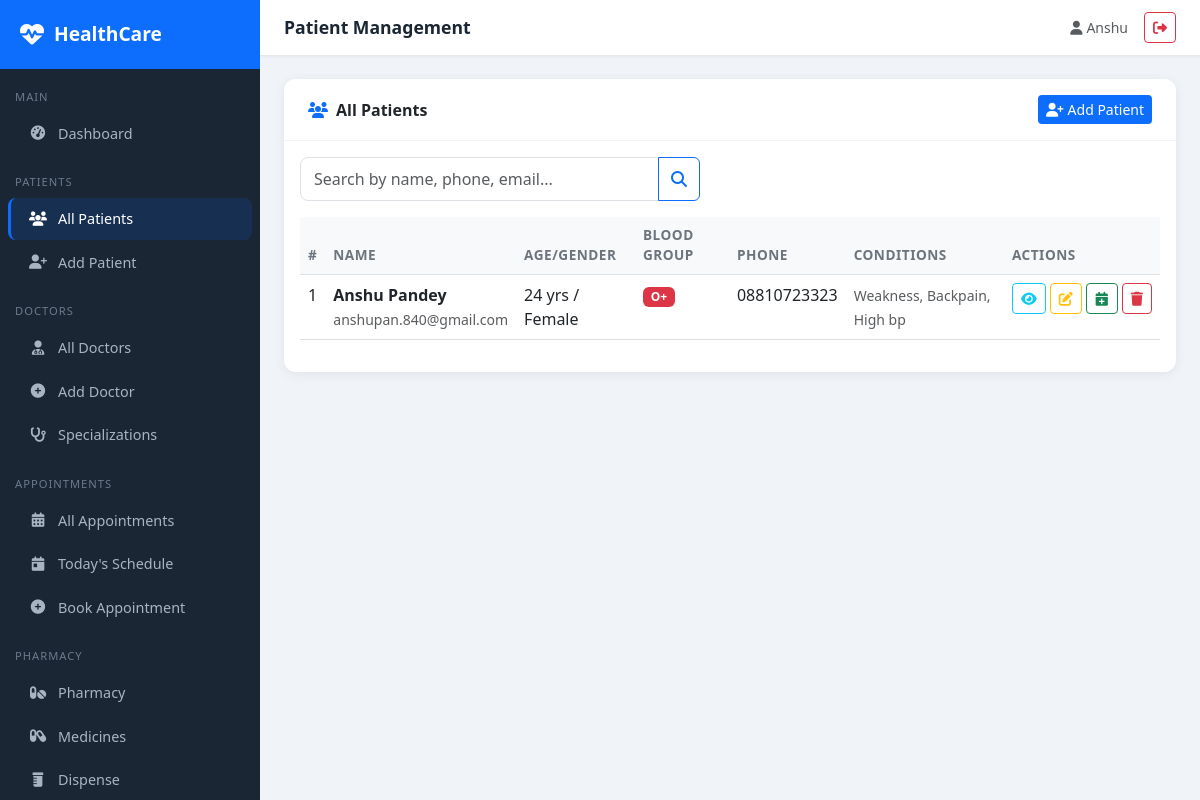
Screenshot of /patients/ (signed in) with the database file from the repository.
### patients/models.py (models this page shows, shortened)
class Patient(models.Model):
    BLOOD_GROUP_CHOICES = [
        ('A+', 'A+'), ('A-', 'A-'), ('B+', 'B+'), ('B-', 'B-'),
        ('O+', 'O+'), ('O-', 'O-'), ('AB+', 'AB+'), ('AB-', 'AB-'),
    ]
    GENDER_CHOICES = [('M', 'Male'), ('F', 'Female'), ('O', 'Other')]
    user = models.OneToOneField(User, on_delete=models.SET_NULL, null=True, blank=True)
    first_name = models.CharField(max_length=100)
    last_name = models.CharField(max_length=100)
    date_of_birth = models.DateField()
    gender = models.CharField(max_length=1, choices=GENDER_CHOICES)
    blood_group = models.CharField(max_length=3, choices=BLOOD_GROUP_CHOICES, blank=True)
    phone = models.CharField(max_length=15)
    email = models.EmailField(blank=True)
    address = models.TextField()
    emergency_contact_name = models.CharField(max_length=100, blank=True)
    emergency_contact_phone = models.CharField(max_length=15, blank=True)
    allergies = models.TextField(blank=True, help_text="List known allergies")
    chronic_conditions = models.TextField(blank=True)
    insurance_provider = models.CharField(max_length=100, blank=True)
    insurance_id = models.CharField(max_length=50, blank=True)
    created_at = models.DateTimeField(auto_now_add=True)
    updated_at = models.DateTimeField(auto_now=True)
    def __str__(self):
        return f"{self.first_name} {self.last_name}"
    @property
    def age(self):
        from datetime import date
        today = date.today()
        return today.year - self.date_of_birth.year - (
            (today.month, today.day) < (self.date_of_birth.month, self.date_of_birth.day)
        )

### patients/views.py (the view, shortened to what this page needs)
# urls.py: path('', views.patient_list, name='patient_list'),
@login_required
def patient_list(request):
    query = request.GET.get('q', '')
    patients = Patient.objects.all().order_by('-created_at')
    return render(request, 'patients/patient_list.html', {'patients': patients, 'query': query})

### templates/patients/patient_list.html (shortened to what this page needs)
{% extends 'base/base.html' %}
{% block page_title %}Patient Management{% endblock %}
{% block content %}
<div class="card">
    <div class="card-header py-3 px-4 d-flex justify-content-between align-items-center">
        <span><i class="fas fa-users text-primary me-2"></i>All Patients</span>
        <a href="{% url 'patient_create' %}" class="btn btn-primary btn-sm"><i class="fas fa-user-plus me-1"></i>Add Patient</a>
    </div>
    <div class="card-body">
        <form method="get" class="mb-3">
            <div class="input-group" style="max-width:400px">
                <input type="text" name="q" class="form-control" placeholder="Search by name, phone, email..." value="{{ query }}">
                <button class="btn btn-outline-primary" type="submit"><i class="fas fa-search"></i></button>
            </div>
        </form>
        <div class="table-responsive">
            <table class="table table-hover">
                <thead>
                    <tr><th>#</th><th>Name</th><th>Age/Gender</th><th>Blood Group</th><th>Phone</th><th>Conditions</th><th>Actions</th></tr>
                </thead>
                <tbody>
                {% for patient in patients %}
                <tr>
                    <td>{{ forloop.counter }}</td>
                    <td>
                        <a href="{% url 'patient_detail' patient.pk %}" class="text-decoration-none fw-semibold text-dark">{{ patient }}</a>
                        {% if patient.email %}<br><small class="text-muted">{{ patient.email }}</small>{% endif %}
                    </td>
                    <td>{{ patient.age }} yrs / {{ patient.get_gender_display }}</td>
                    <td>{% if patient.blood_group %}<span class="badge bg-danger">{{ patient.blood_group }}</span>{% else %}-{% endif %}</td>
                    <td>{{ patient.phone }}</td>
                    <td><small class="text-muted">{{ patient.chronic_conditions|truncatechars:40|default:"-" }}</small></td>
                    <td>
                        <div class="d-flex gap-1">
                            <a href="{% url 'patient_detail' patient.pk %}" class="btn btn-sm btn-outline-info" title="View"><i class="fas fa-eye"></i></a>
                            <a href="{% url 'patient_update' patient.pk %}" class="btn btn-sm btn-outline-warning" title="Edit"><i class="fas fa-edit"></i></a>
                            <a href="{% url 'appointment_create' %}?patient={{ patient.pk }}" class="btn btn-sm btn-outline-success" title="Book Appointment"><i class="fas fa-calendar-plus"></i></a>
                            <a href="{% url 'patient_delete' patient.pk %}" class="btn btn-sm btn-outline-danger" title="Delete"><i class="fas fa-trash"></i></a>
                        </div>
                    </td>
                </tr>
                {% empty %}
                <tr><td colspan="7" class="text-center text-muted py-5">
                    <i class="fas fa-users fa-3x mb-3 d-block opacity-25"></i>
                    No patients found. <a href="{% url 'patient_create' %}">Add the first patient</a>.
                </td></tr>
                {% endfor %}
                </tbody>
            </table>
        </div>
    </div>
</div>
{% endblock %}

### templates/base/base.html (shortened to what this page needs)
{% load static %}
<!DOCTYPE html>
<html lang="en">
<head>
    <link href="https://cdn.jsdelivr.net/npm/bootstrap@5.3.0/dist/css/bootstrap.min.css" rel="stylesheet">
    <link href="https://cdnjs.cloudflare.com/ajax/libs/font-awesome/6.4.0/css/all.min.css" rel="stylesheet">
    <link rel="stylesheet" href="{% static 'css/custom.css' %}">
</head>
<body>
{% if user.is_authenticated %}
<div class="sidebar">
    <div class="sidebar-brand">
        <i class="fas fa-heartbeat"></i>
        <span>HealthCare</span>
    </div>
    <nav class="mt-2">
        <div class="nav-section">Main</div>
        <a href="{% url 'dashboard' %}" class="nav-link {% if request.resolver_match.url_name == 'dashboard' %}active{% endif %}">
            <i class="fas fa-tachometer-alt"></i> Dashboard
        </a>
        <div class="nav-section">Patients</div>
        <a href="{% url 'patient_list' %}" class="nav-link {% if 'patient' in request.resolver_match.url_name %}active{% endif %}">
            <i class="fas fa-users"></i> All Patients
        </a>
        <a href="{% url 'patient_create' %}" class="nav-link">
            <i class="fas fa-user-plus"></i> Add Patient
        </a>
        <div class="nav-section">Doctors</div>
        <a href="{% url 'doctor_list' %}" class="nav-link {% if 'doctor' in request.resolver_match.url_name %}active{% endif %}">
            <i class="fas fa-user-md"></i> All Doctors
        </a>
        <a href="{% url 'doctor_create' %}" class="nav-link">
            <i class="fas fa-plus-circle"></i> Add Doctor
        </a>
        <a href="{% url 'specialization_list' %}" class="nav-link">
            <i class="fas fa-stethoscope"></i> Specializations
        </a>
        <div class="nav-section">Appointments</div>
        <a href="{% url 'appointment_list' %}" class="nav-link {% if 'appointment' in request.resolver_match.url_name %}active{% endif %}">
            <i class="fas fa-calendar-alt"></i> All Appointments
        </a>
        <a href="{% url 'today_appointments' %}" class="nav-link">
            <i class="fas fa-calendar-day"></i> Today's Schedule
        </a>
        <a href="{% url 'appointment_create' %}" class="nav-link">
            <i class="fas fa-plus-circle"></i> Book Appointment
        </a>
        <div class="nav-section">Pharmacy</div>
        <a href="{% url 'pharmacy_dashboard' %}" class="nav-link">
            <i class="fas fa-pills"></i> Pharmacy
        </a>
        <a href="{% url 'medicine_list' %}" class="nav-link">
            <i class="fas fa-capsules"></i> Medicines
        </a>
        <a href="{% url 'dispense_medicine' %}" class="nav-link">
            <i class="fas fa-prescription-bottle"></i> Dispense
        </a>
    </nav>
</div>
<div class="main-content">
    <div class="topbar">
        <span class="topbar-title">{% block page_title %}HealthCare Portal{% endblock %}</span>
        <div class="d-flex align-items-center gap-3">
            <span class="text-muted small"><i class="fas fa-user me-1"></i>{{ user.get_full_name|default:user.username }}</span>
            <a href="{% url 'logout' %}" class="btn btn-sm btn-outline-danger"><i class="fas fa-sign-out-alt"></i></a>
        </div>
    </div>
    <div class="page-content">
        {% block content %}{% endblock %}
    </div>
</div>
{% else %}
{% block public_content %}{% endblock %}
{% endif %}
</body>
</html>

### static/css/custom.css (style rules this page uses)
body { font-family: 'Segoe UI', Tahoma, Geneva, Verdana, sans-serif; }
.form-control, .form-select { border-radius: 8px; border: 1px solid #dee2e6; padding: 9px 13px; transition: border-color 0.2s, box-shadow 0.2s; }
.sidebar .nav-link.active { border-left: 3px solid #0d6efd; padding-left: 17px; }

### templates/base/base.html (style rules this page uses)
:root { --primary: #0d6efd; --sidebar-bg: #1a2634; --sidebar-width: 260px; }
body { background: #f0f4f8; font-family: 'Segoe UI', sans-serif; }
.sidebar { position: fixed; top: 0; left: 0; height: 100vh; width: var(--sidebar-width); background: var(--sidebar-bg); z-index: 1000; overflow-y: auto; transition: all 0.3s; }
.sidebar-brand { padding: 20px; background: #0d6efd; color: white; font-size: 1.2rem; font-weight: 700; display: flex; align-items: center; gap: 10px; }
.sidebar-brand i { font-size: 1.5rem; }
.nav-section { padding: 10px 15px 5px; font-size: 0.7rem; color: #6c7a8a; text-transform: uppercase; letter-spacing: 1px; margin-top: 10px; }
.sidebar .nav-link { color: #a8b5c0; padding: 10px 20px; border-radius: 8px; margin: 2px 8px; display: flex; align-items: center; gap: 10px; font-size: 0.9rem; transition: all 0.2s; }
.sidebar .nav-link:hover, .sidebar .nav-link.active { background: rgba(13,110,253,0.15); color: #fff; }
.sidebar .nav-link i { width: 20px; text-align: center; }
.main-content { margin-left: var(--sidebar-width); min-height: 100vh; }
.topbar { background: #fff; padding: 12px 24px; box-shadow: 0 1px 4px rgba(0,0,0,0.08); display: flex; justify-content: space-between; align-items: center; position: sticky; top: 0; z-index: 999; }
.topbar-title { font-weight: 600; color: #1a2634; font-size: 1.1rem; }
.page-content { padding: 24px; }
.card { border: none; border-radius: 12px; box-shadow: 0 2px 12px rgba(0,0,0,0.07); }
.card-header { background: #fff; border-bottom: 1px solid #f0f4f8; border-radius: 12px 12px 0 0 !important; font-weight: 600; }
.table th { font-weight: 600; background: #f8f9fa; font-size: 0.85rem; text-transform: uppercase; letter-spacing: 0.5px; color: #6c757d; }
.btn-primary { background: #0d6efd; border: none; }

### rows the page displays
Patient: first_name+last_name "Anshu Pandey", email "anshupan.840@gmail.com", age "24", gender "Female", blood_group "O+", phone "08810723323", chronic_conditions "Weakness, Backpain, High bp"

### other values shown
{{ user.get_full_name|default:user.username }} "Anshu"
